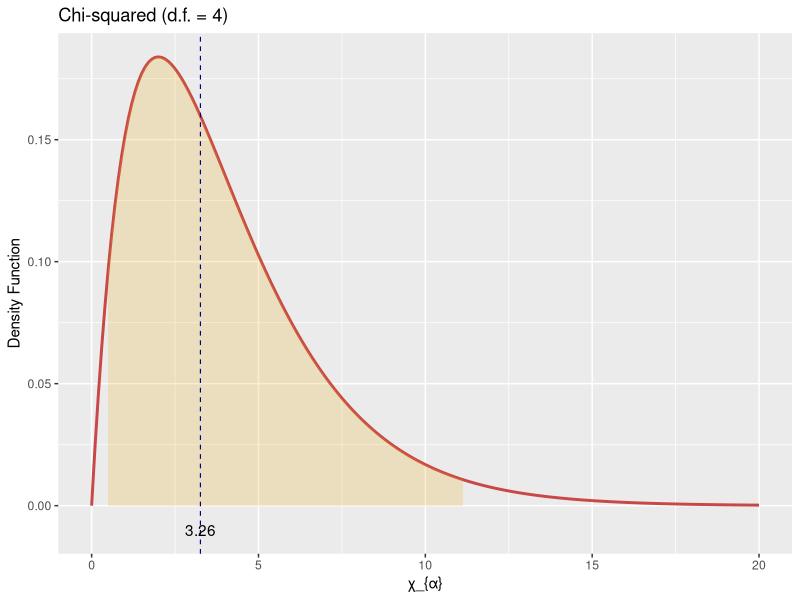

Here is the R script that generated this plot:
# https://www.r-bloggers.com/2023/12/chi-square-distribution-and-test-in-r/
library(ggplot2)

battery<-c(1.9, 2.4, 3, 3.5, 4.2) # Data of batteries lifetimes
n <- length(battery)
sd <- 1

chi <- (n-1)*var(battery)/sd
cat(paste("χ_{α} = ", chi))
cat("\n")

x <- seq(0, 20, 0.1)
y <- dchisq(x, df = n-1)

df_4 <- data.frame(x = x, y = y, df = n-1)

# Create the lower and upper boundary for the shaded area
# with df = 4, 95 % of the chi-squared value fall between lower95 and upper95
lower95 <- qchisq(.025, n-1)
upper95 <- qchisq(.975, n-1)

cat(paste("95 % of the chi-squared value fall between = ", lower95))
cat(paste(" and ", upper95))
cat("\n")

x1 <- seq(lower95, upper95, 0.01)
y1 <- c(dchisq(x1, df=n-1))
# to make the shaded area smooth and nice
y1[1] <- 0
y1[1066] <- 0

p <- ggplot(data=df_4, aes(x = x, y = y))+
  geom_line(linewidth=1, color = "#C84848")+
  geom_polygon(data = data.frame(x=x1, y=y1), aes(x,y), fill='darkgoldenrod2', alpha=0.2)+
  geom_vline(xintercept = chi, size = 0.4, color = "navyblue", linetype = "dashed")+
  labs(title="Chi-squared (d.f. = 4)", y = "Density Function",
       x = "χ_{α}")+
  annotate("text", x=chi, y=-0.01, label="3.26")
